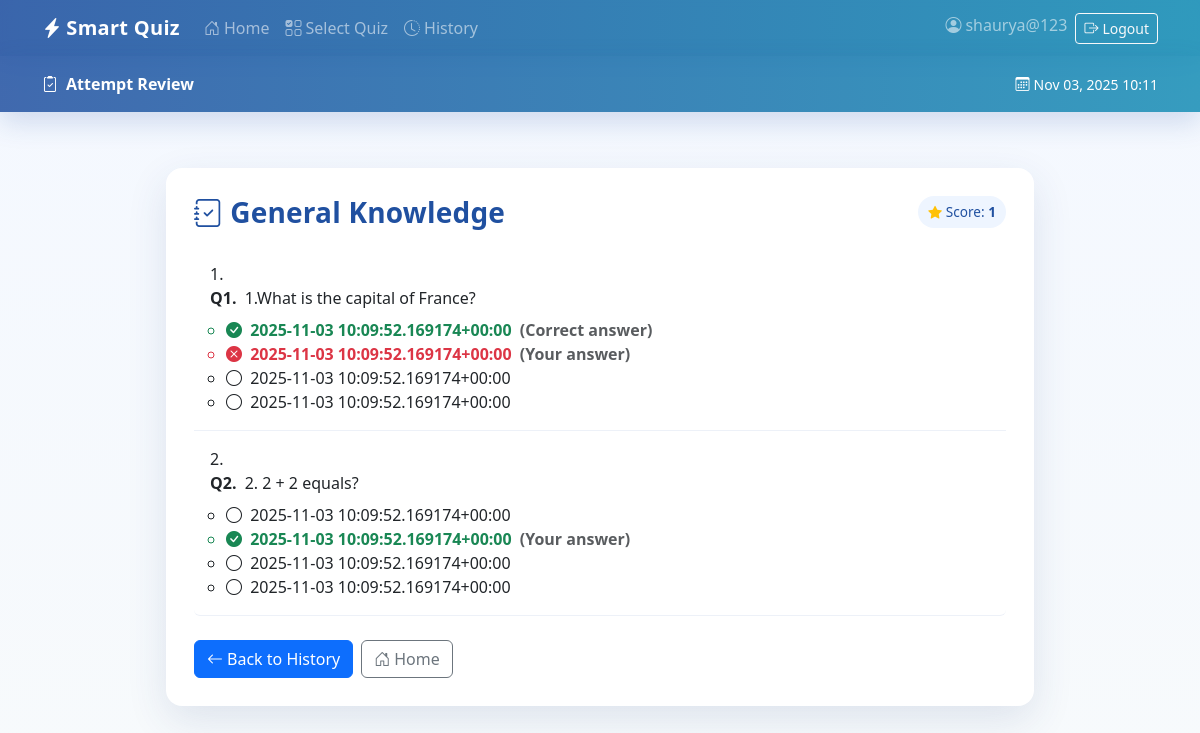
Page /quiz/attempt/6/ (signed in) on the earlier database version.
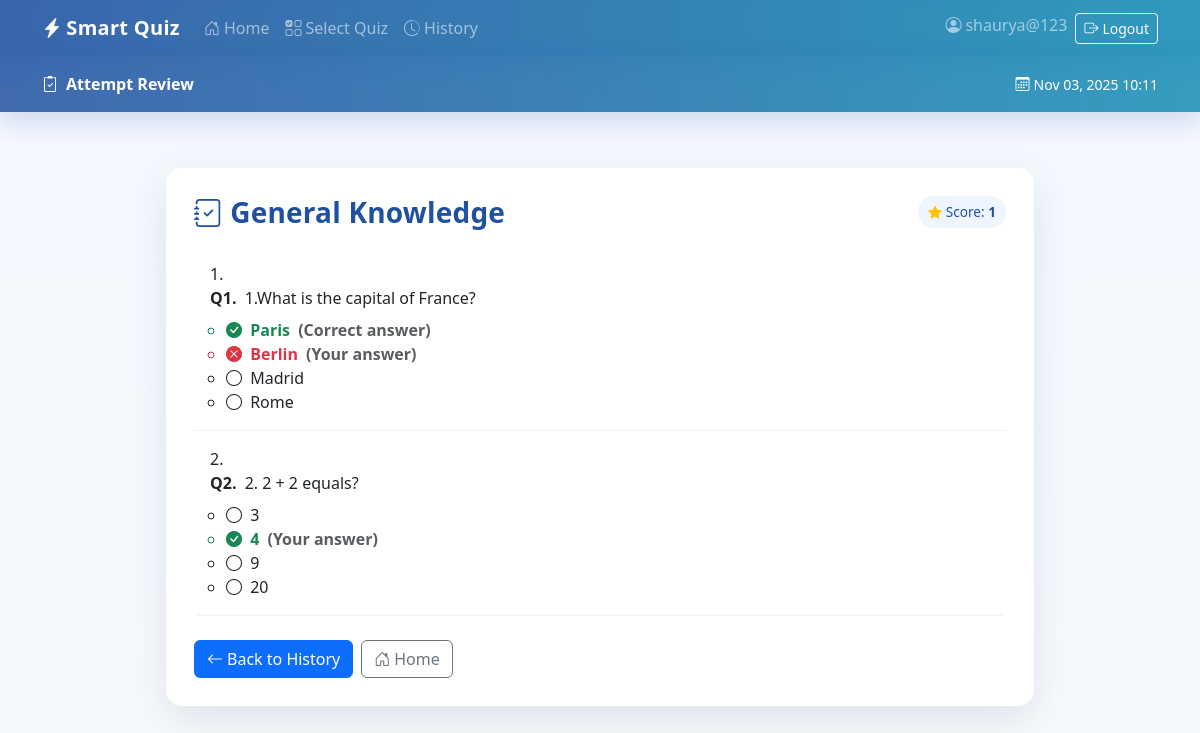
Same page on the later database version.
### quiz/models.py (models this page shows, shortened)
class Answer(models.Model):
    question = models.ForeignKey(Question, on_delete=models.CASCADE, related_name="answers")
    text = models.CharField(max_length=255)
    is_correct = models.BooleanField(default=False)

### quiz/views.py (the view)
# urls.py: path('attempt/<int:attempt_id>/', views.attempt_detail, name='attempt_detail'),
@login_required
def attempt_detail(request, attempt_id):
    if request.user.is_staff:
        attempt = get_object_or_404(QuizAttempt, id=attempt_id)
    else:
        attempt = get_object_or_404(QuizAttempt, id=attempt_id, user=request.user)
    user_answers = UserAnswer.objects.select_related("question", "selected_answer").filter(quiz_attempt=attempt)
    qa_details = []
    for ua in user_answers:
        q = ua.question
        answers = Answer.objects.filter(question=q)
        qa_details.append({
            'question': q,
            'answers': answers,
            'selected_answer_id': ua.selected_answer.id if ua.selected_answer else None,
        })
    context = {
        'attempt': attempt,
        'qa_details': qa_details,
    }
    return render(request, 'quiz/attempt_detail.html', context)

### quiz/templates/quiz/attempt_detail.html (shortened to what this page needs)
<!DOCTYPE html>
<html>
<head>
  <link href="https://cdn.jsdelivr.net/npm/bootstrap@5.3.3/dist/css/bootstrap.min.css" rel="stylesheet">
  <link href="https://cdn.jsdelivr.net/npm/bootstrap-icons@1.11.3/font/bootstrap-icons.css" rel="stylesheet">
</head>
<body>
  {% include 'partials/navbar.html' %}
  {% include 'partials/messages.html' %}
  <div class="sq-hero py-3">
    <div class="container d-flex justify-content-between align-items-center">
      <div class="fw-semibold">
        <i class="bi bi-clipboard2-check me-2"></i>Attempt Review
      </div>
      <div class="small">
        <i class="bi bi-calendar3 me-1"></i>{{ attempt.date_completed|date:"M d, Y H:i" }}
      </div>
    </div>
  </div>
  <div class="sq-section">
    <div class="sq-card">
      <div class="d-flex justify-content-between align-items-start mb-2">
        <h2 class="sq-title h3 mb-0"><i class="bi bi-journal-check me-2"></i>{{ attempt.quiz.title }}</h2>
        <span class="sq-chip">
          <i class="bi bi-star-fill text-warning me-1"></i>Score: <strong>{{ attempt.score }}</strong>
        </span>
      </div>
      <ol class="list-group list-group-numbered sq-stagger mt-3">
        {% for qa in qa_details %}
        <li class="list-group-item py-3">
          <div class="mb-2">
            <strong class="me-1">Q{{ forloop.counter }}.</strong> {{ qa.question.question_text }}
          </div>
          <ul class="mb-0 ps-3">
            {% for answer in qa.answers %}
              <li
                {% if answer.id == qa.selected_answer_id %}
                  class="{% if answer.is_correct %}correct{% else %}incorrect{% endif %}"
                {% elif answer.is_correct %}
                  class="correct"
                {% endif %}
              >
                <span class="me-1">
                  {% if answer.id == qa.selected_answer_id %}
                    {% if answer.is_correct %}
                      <i class="bi bi-check-circle-fill"></i>
                    {% else %}
                      <i class="bi bi-x-circle-fill"></i>
                    {% endif %}
                  {% elif answer.is_correct %}
                    <i class="bi bi-check-circle-fill"></i>
                  {% else %}
                    <i class="bi bi-circle"></i>
                  {% endif %}
                </span>
                {{ answer.text }}
                {% if answer.id == qa.selected_answer_id %}
                  <span class="text-muted ms-1">(Your answer)</span>
                {% elif answer.is_correct %}
                  <span class="text-muted ms-1">(Correct answer)</span>
                {% endif %}
              </li>
            {% endfor %}
          </ul>
        </li>
        {% endfor %}
      </ol>
      <div class="mt-4 d-flex gap-2">
        <a class="btn btn-primary" href="{% url 'history' %}">
          <i class="bi bi-arrow-left me-1"></i>Back to History
        </a>
        <a class="btn btn-outline-secondary" href="/quiz/">
          <i class="bi bi-house-door me-1"></i>Home
        </a>
      </div>
    </div>
  </div>
</body>
</html>

Differences in the rows shown:
changed Answer: text "2025-11-03 10:09:52.169174+00:00" → "Paris"
changed Answer: text "2025-11-03 10:09:52.169174+00:00" → "Berlin"
changed Answer: text "2025-11-03 10:09:52.169174+00:00" → "Madrid"
changed Answer: text "2025-11-03 10:09:52.169174+00:00" → "Rome"
changed Answer (number 5 of 8 on the later page): text "2025-11-03 10:09:52.169174+00:00" → "3"
changed Answer (number 6 of 8 on the later page): text "2025-11-03 10:09:52.169174+00:00" → "4"
changed Answer (number 7 of 8 on the later page): text "2025-11-03 10:09:52.169174+00:00" → "9"
changed Answer (number 8 of 8 on the later page): text "2025-11-03 10:09:52.169174+00:00" → "20"
